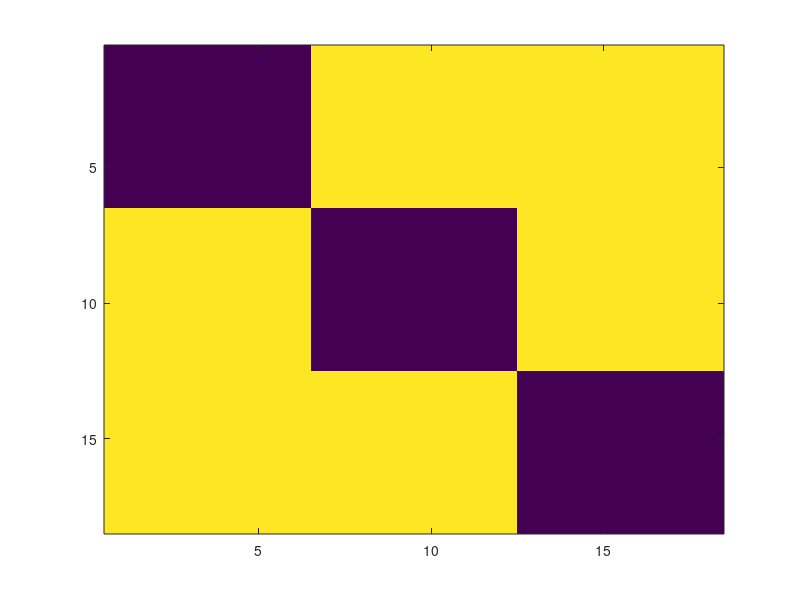

MATLAB code for this plot:
function res = rankingMetrics(prediction, labels, rank, filter, short, small, average)

% prediction is supposed to be small for components that are close
% rank is the maximal rank for computing the metrics, e.g. for 5-precision,
% rank=5
% more information on the metrics
% http://en.wikipedia.org/wiki/Information_retrieval
% http://en.wikipedia.org/wiki/Mean_reciprocal_rank
% on hubs and orphans Aucouturier Jasa
% on reversibility Jegou Pami

if ~exist('rank', 'var') || isempty(rank), rank=5; end
if nargin<1
    labels = repmat((1:3), rank+1, 1);
    labels=labels(:);
    filter = repmat((1:6), (rank+1)/2, 1);
    filter=filter(:);
    
    prediction = (repmat(labels, 1, length(labels))==repmat(labels', length(labels), 1));
    prediction = 1-prediction;
    prediction = prediction+eps;
    %   prediction = squareform(rand(length(labels)*(length(labels)-1)/2, 1));
    prediction = prediction .* abs(1-diag(ones(1, size(prediction, 1))));
    imagesc(prediction);
end
if ~exist('filter', 'var') || isempty(filter), filter=1:length(labels); end
if ~exist('short', 'var') || isempty(short), short = 0; end
if ~exist('small', 'var') || isempty(small), small = 0; end
if ~exist('average', 'var') || isempty(short), average = 1; end

labels=labels(:);
if isvector(prediction), prediction = squareform(prediction); end
nbElts = size(prediction, 1);

% sort predictions
[null, si] = sort(prediction);

if rank > size(si, 1)-1
    rank = size(si, 1)-1;
end

% nn & map
v = zeros(nbElts, 3);
l=1;
n = zeros(1, nbElts);
for k=1:nbElts
    if labels(k) ~= 0
        ind = labels(k)==labels;
        c = sum(ind);
        if c>1
            ind = ind(si(filter~=filter(k), k));
            iRank = min(rank, length(ind));
            n(l) = mean(ind(1:iRank));
            
            pk = cumsum(ind)./(1:size(ind, 1)).';
            v(l, 1) = sum(pk.*ind)/sum(ind);
            rr = find(ind==1);
            v(l, 2) = 1./rr(1);
            v(l, 3) = sum(ind(1:iRank))/sum(ind);
            l=l+1;
        end
    end
end
% average number of correct answers at rank
res.(['precisionAt' num2str(rank)]) = n';%mean(n, 2);
%
res.meanAveragePrecision = v(:, 1);
% inverse of the rank of the first correct answer
res.meanReciprocalRank = v(:, 2);
% ratio between the number of correct answer at rank and the number of
% correct answers
res.(['recallAt' num2str(rank)]) = v(:, 3);

if ~small
    m=zeros(1, nbElts);
    for k=1:nbElts
        % number of elements per cluster
        nbc = sum(labels==labels(k));
        % number of closest elts which are within the cluster
        nbk = find((labels(si(:, k))==labels(k)), 1, 'last');
        m(k) =  nbc / nbk;
    end
    % number of elements of the shortest ranked list that contains every
    % elements of the class of the query
    res.precisionAtCompleteRecall = m;
    
    
    VI=si(2:min(rank+1, size(si, 1)), :);
    vI = VI(:);
    v = sort(hist(vI, (1:nbElts)));
    % orphean
    res.orpheanRatio = (nbElts-length(unique(vI)))/nbElts;
    % hub
    res.hubRatio = max(v)/nbElts;
    
    % % consistency
    % for k=1:nb
    %     % number of elements per cluster
    %     nbc = sum(labels==labels(k));
    %     % number of closest elts which are within the cluster
    %     nbk = sum(labels(si(1:nbc, k))==labels(k));
    %     m(k) =  nbk / nbc;
    % end
    %
    % e(8) = mean(m);
    
    % reversibility rate: for each query, count the number of neighbors which
    % have the query as neighbor
    rev=0;
    for k=1:nbElts
        for l=2:rank+1
            if sum(si(2:rank+1, si(l, k))==k)
                rev=rev+1;
            else
                disp('');
            end
        end
    end
    res.reversibilityRate=rev/(nbElts*rank);
    res.rank = rank;
end

if short
    r.(['pAt' num2str(rank)]) = res.(['precisionAt' num2str(rank)]);
    r.map = res.meanAveragePrecision;
    r.mrr = res.meanReciprocalRank;
    r.(['rAt' num2str(rank)]) = res.(['recallAt' num2str(rank)]);
    if ~small
        r.pAtR = res.precisionAtCompleteRecall;
        
        r.o = res.orpheanRatio;
        r.hub = res.hubRatio;
        r.rev = res.reversibilityRate;
    end
    res = r ;
end

if average
    names = fieldnames(res);
    for k=1:length(names)
        res.(names{k})  = mean(res.(names{k}));
    end
end




